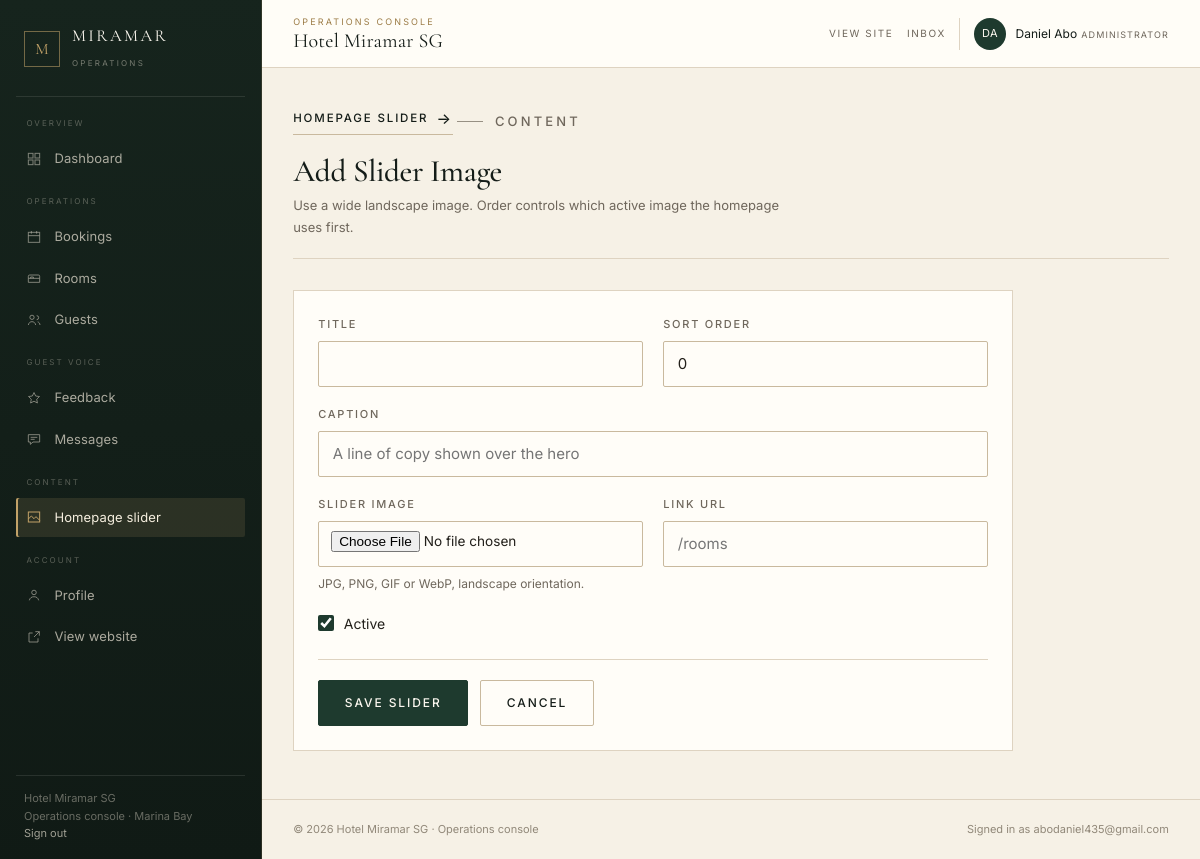
The app's page /admin/slider/add (signed in) with its own data.
### app/models/models.py (models this page shows, shortened)
class User(UserMixin, db.Model):
    __tablename__ = 'users'
    id = db.Column(db.Integer, primary_key=True)
    email = db.Column(db.String(120), unique=True, nullable=False, index=True)
    password_hash = db.Column(db.String(256), nullable=False)
    first_name = db.Column(db.String(80), nullable=False)
    last_name = db.Column(db.String(80), nullable=False)
    phone = db.Column(db.String(30))
    address = db.Column(db.String(255))
    is_admin = db.Column(db.Boolean, default=False, nullable=False)
    is_active = db.Column(db.Boolean, default=True, nullable=False)
    created_at = db.Column(db.DateTime, default=datetime.utcnow)
    updated_at = db.Column(db.DateTime, default=datetime.utcnow, onupdate=datetime.utcnow)
    bookings = db.relationship('Booking', back_populates='user', lazy='dynamic',
                               cascade='all, delete-orphan')
    feedbacks = db.relationship('Feedback', back_populates='user', lazy='dynamic')
    @property
    def full_name(self):
        return f'{self.first_name} {self.last_name}'

### app/routes/admin.py (the view, shortened to what this page needs)
@admin_bp.route('/slider/add', methods=['GET', 'POST'])
@admin_required
def add_slider():
    form = SliderForm()
    return render_template('admin/slider_form.html', form=form, title='Add Slider Image')

### app/forms/forms.py
class SliderForm(FlaskForm):
    title = StringField('Title', validators=[Optional(), Length(0, 120)])
    caption = StringField('Caption', validators=[Optional(), Length(0, 255)])
    image = FileField('Slider Image', validators=[
        FileAllowed(['jpg', 'jpeg', 'png', 'gif', 'webp'], 'Images only!')
    ])
    link_url = StringField('Link URL', validators=[Optional(), Length(0, 255)])
    sort_order = IntegerField('Sort Order', default=0)
    is_active = BooleanField('Active', default=True)
    submit = SubmitField('Save Slider')

### app/models/models.py (called while the page is built)
@login_manager.user_loader
def load_user(user_id):
    return User.query.get(int(user_id))

### app/routes/admin.py (called while the page is built)
def admin_required(f):
    @wraps(f)
    @login_required
    def decorated(*args, **kwargs):
        if not current_user.is_admin:
            abort(403)
        return f(*args, **kwargs)
    return decorated

### app/templates/admin/slider_form.html (shortened to what this page needs)
{% extends 'admin/base_admin.html' %}
{% block admin_content %}
<div class="admin-page-head">
  <div>
    <a class="link-arrow" href="{{ url_for('admin.slider') }}" style="margin-bottom: 0.75rem;">Homepage slider</a>
    <p class="eyebrow">Content</p>
    <h1>{{ title }}</h1>
    <p>Use a wide landscape image. Order controls which active image the homepage uses first.</p>
  </div>
</div>
<div class="panel admin-form">
  <form method="post" enctype="multipart/form-data" novalidate>
    <div class="form-grid">
      <div class="form-group">
        {{ form.title.label }}
        {{ form.title(class='input') }}
      </div>
      <div class="form-group">
        {{ form.sort_order.label }}
        {{ form.sort_order(class='input') }}
      </div>
      <div class="form-group form-group--full">
        {{ form.caption.label }}
        {{ form.caption(class='input', placeholder='A line of copy shown over the hero') }}
      </div>
      <div class="form-group">
        {{ form.image.label }}
        {{ form.image(class='input', accept='image/*') }}
        <p class="form-note">JPG, PNG, GIF or WebP, landscape orientation.</p>
      </div>
      <div class="form-group">
        {{ form.link_url.label }}
        {{ form.link_url(class='input', placeholder='/rooms') }}
      </div>
    </div>
    <div class="form-check" style="margin-top: 1.15rem;">
      {{ form.is_active() }}
      {{ form.is_active.label }}
    </div>
    <div class="form-actions">
      {{ form.submit(class='btn') }}
      <a href="{{ url_for('admin.slider') }}" class="btn btn--ghost">Cancel</a>
    </div>
  </form>
</div>
{% endblock %}

### app/templates/admin/base_admin.html (shortened to what this page needs)
{% set ep = request.endpoint or '' %}
<!DOCTYPE html>
<html lang="en">
<head>
  <link rel="stylesheet" href="{{ url_for('static', filename='css/main.css') }}">
</head>
<body class="admin-body">
  <div class="admin-shell">
    <aside class="admin-sidebar" id="admin-sidebar" data-admin-panel aria-label="Console navigation">
      <a class="admin-brand" href="{{ url_for('admin.dashboard') }}">
        <span class="admin-brand__monogram" aria-hidden="true">M</span>
        <span>
          <span class="admin-brand__name">Miramar</span>
          <span class="admin-brand__role">Operations</span>
        </span>
      </a>
      <nav class="admin-nav" aria-label="Console sections">
        <p class="admin-nav__group">Overview</p>
        <a href="{{ url_for('admin.dashboard') }}" class="admin-nav__link{% if ep == 'admin.dashboard' %} is-active{% endif %}"{% if ep == 'admin.dashboard' %} aria-current="page"{% endif %}>
          <svg viewBox="0 0 24 24" aria-hidden="true"><rect x="3.5" y="3.5" width="7" height="7"/><rect x="13.5" y="3.5" width="7" height="7"/><rect x="3.5" y="13.5" width="7" height="7"/><rect x="13.5" y="13.5" width="7" height="7"/></svg>
          Dashboard
        </a>
        <p class="admin-nav__group">Operations</p>
        <a href="{{ url_for('admin.bookings') }}" class="admin-nav__link{% if 'booking' in ep %} is-active{% endif %}"{% if 'booking' in ep %} aria-current="page"{% endif %}>
          <svg viewBox="0 0 24 24" aria-hidden="true"><rect x="3.5" y="5" width="17" height="15"/><path d="M3.5 10h17M8 3v4M16 3v4"/></svg>
          Bookings
        </a>
        <a href="{{ url_for('admin.rooms') }}" class="admin-nav__link{% if 'room' in ep %} is-active{% endif %}"{% if 'room' in ep %} aria-current="page"{% endif %}>
          <svg viewBox="0 0 24 24" aria-hidden="true"><path d="M3.5 18.5v-6h17v6M3.5 18.5h17M3.5 12.5v-3a2 2 0 0 1 2-2h13a2 2 0 0 1 2 2v3M7 12.5v-2h4v2"/></svg>
          Rooms
        </a>
        <a href="{{ url_for('admin.customers') }}" class="admin-nav__link{% if 'customer' in ep %} is-active{% endif %}"{% if 'customer' in ep %} aria-current="page"{% endif %}>
          <svg viewBox="0 0 24 24" aria-hidden="true"><circle cx="9" cy="8" r="3.2"/><path d="M3.5 19.5c.6-3.2 2.7-5 5.5-5s4.9 1.8 5.5 5M16 5.5a3 3 0 0 1 0 6M17.5 14.8c2 .5 3.2 2.1 3.5 4.7"/></svg>
          Guests
        </a>
        <p class="admin-nav__group">Guest voice</p>
        <a href="{{ url_for('admin.feedback') }}" class="admin-nav__link{% if 'feedback' in ep %} is-active{% endif %}"{% if 'feedback' in ep %} aria-current="page"{% endif %}>
          <svg viewBox="0 0 24 24" aria-hidden="true"><path d="M12 3.8l2.5 5.2 5.7.8-4.1 4 1 5.7-5.1-2.7-5.1 2.7 1-5.7-4.1-4 5.7-.8z"/></svg>
          Feedback
        </a>
        <a href="{{ url_for('admin.messages') }}" class="admin-nav__link{% if 'message' in ep %} is-active{% endif %}"{% if 'message' in ep %} aria-current="page"{% endif %}>
          <svg viewBox="0 0 24 24" aria-hidden="true"><path d="M3.5 5.5h17v11h-10l-4 3.5v-3.5h-3z"/><path d="M7 9.5h10M7 12.5h6"/></svg>
          Messages
        </a>
        <p class="admin-nav__group">Content</p>
        <a href="{{ url_for('admin.slider') }}" class="admin-nav__link{% if 'slider' in ep %} is-active{% endif %}"{% if 'slider' in ep %} aria-current="page"{% endif %}>
          <svg viewBox="0 0 24 24" aria-hidden="true"><rect x="3.5" y="4.5" width="17" height="15"/><path d="M3.5 15l4.5-4.5 4 4 3-3 5.5 5.5M8 8.8h.01"/></svg>
          Homepage slider
        </a>
        <p class="admin-nav__group">Account</p>
        <a href="{{ url_for('admin.profile') }}" class="admin-nav__link{% if ep == 'admin.profile' %} is-active{% endif %}"{% if ep == 'admin.profile' %} aria-current="page"{% endif %}>
          <svg viewBox="0 0 24 24" aria-hidden="true"><circle cx="12" cy="8.2" r="3.4"/><path d="M5 20c.7-3.5 3.3-5.4 7-5.4s6.3 1.9 7 5.4"/></svg>
          Profile
        </a>
        <a href="{{ url_for('public.index') }}" class="admin-nav__link">
          <svg viewBox="0 0 24 24" aria-hidden="true"><path d="M14 4h6v6M20 4l-8 8M18 14v5.5H4.5V6H10"/></svg>
          View website
        </a>
      </nav>
      <div class="admin-sidebar__foot">
        {{ hotel_name }}<br>
        Operations console &middot; Marina Bay<br>
        <a href="{{ url_for('auth.logout') }}">Sign out</a>
      </div>
    </aside>
    <div class="admin-main" id="admin-main">
      <header class="admin-topbar">
        <div>
          <p class="admin-topbar__eyebrow">Operations console</p>
          <p class="admin-topbar__title">{{ hotel_name }}</p>
        </div>
        <div class="admin-topbar__actions">
          <a class="admin-topbar__link" href="{{ url_for('public.index') }}">View site</a>
          <a class="admin-topbar__link" href="{{ url_for('admin.messages') }}">Inbox</a>
          <div class="admin-user">
            <span class="admin-user__avatar" aria-hidden="true">{{ current_user.first_name[0] }}{{ current_user.last_name[0] }}</span>
            <span>
              <span class="admin-user__name">{{ current_user.full_name }}</span>
              <span class="admin-user__role">Administrator</span>
            </span>
          </div>
        </div>
      </header>
      <main class="admin-content">
        {% block admin_content %}{% endblock %}
      </main>
      <footer class="admin-footer">
        <span>&copy; 2026 {{ hotel_name }} &middot; Operations console</span>
        <span>Signed in as {{ current_user.email }}</span>
      </footer>
    </div>
  </div>
</body>
</html>

### records on screen
User: first_name "D", last_name "A", full_name "Daniel Abo", email "abodaniel435@gmail.com"

### other values on screen
{{ hotel_name }} "Hotel Miramar SG"
{{ title }} "Add Slider Image"
